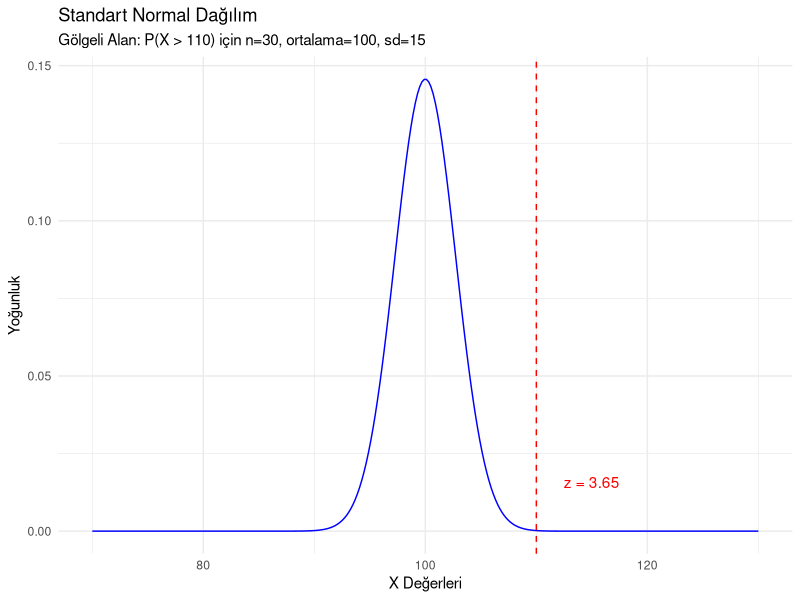
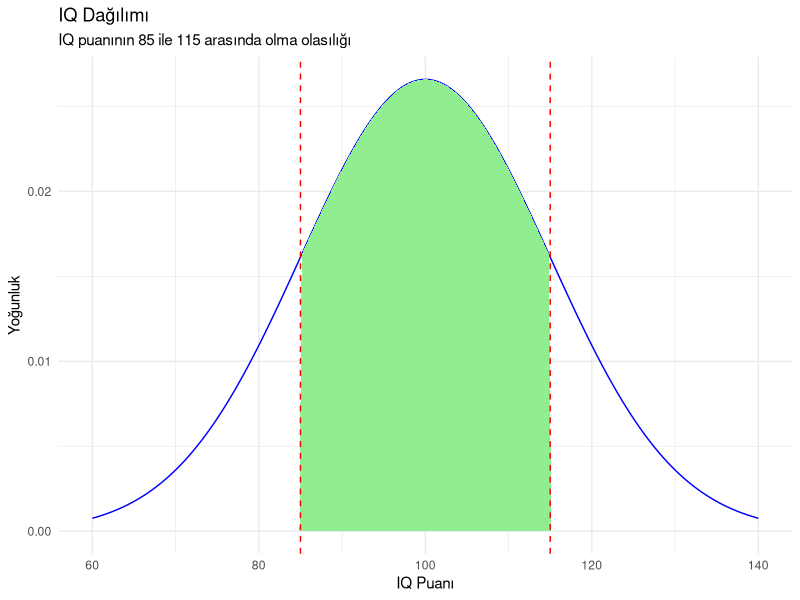

Write R code to recreate these figures, in order.
## ---- chunk 1
# Sahte IQ puanları oluşturalım
set.seed(178) # Rastgele sayı üretimini sabitle
IQ <- rnorm(n=1000, mean=100, sd=15) # 1000 IQ puanı üret (ortalama=100, sd=15)
IQ <- round(IQ) # IQ puanlarını tam sayıya yuvarla

# Nokta Tahmini (Point Estimation)
mean_est <- mean(IQ) # Ortalama IQ puanı
sd_est <- sd(IQ) # IQ puanlarının standart sapması

# Bir öğrencinin IQ puanının 89 veya daha düşük olma olasılığını hesapla
prob <- pnorm(89, mean=mean_est, sd=sd_est)

# Sonucu yazdır
print(paste("Bir öğrencinin IQ puanının 89 veya daha düşük olma olasılığı:", round(prob, 4)))

## ---- chunk 2
# 100 ortalama ve 15 standart sapma ile normal dağılımdan 30 veri noktası oluştur
veri <- rnorm(n = 30, mean = 100, sd = 15)

# Örneklem ortalamasını ve standart sapmasını hesapla
x_bar <- mean(veri) # Örneklem ortalaması
s <- sd(veri)       # Örneklem standart sapması

# 110 değeri için z-skorunu hesapla
z <- (110 - x_bar) / (s / sqrt(length(veri)))

# Örneklem ortalamasının 110'dan küçük olma olasılığını hesapla
olasilik <- pnorm(z)

# Sonucu yazdır
print(paste("Örneklem ortalamasının 110'dan küçük olma olasılığı:", olasilik, 4))

## ---- chunk 3
# Parametreleri tanımla
mean <- 100  # Ortalama
sd <- 15     # Standart sapma
n <- 30      # Örneklem büyüklüğü
value <- 110 # Kontrol edilecek değer

# Z-skorunu hesapla
z <- (value - mean) / (sd / sqrt(n))

# Standart normal rastgele bir değişkenin z'den büyük olma olasılığını hesapla
prob <- 1 - pnorm(z)

# Sonucu yazdır
print(paste("Standart normal bir rastgele değişkenin", z, "değerinden büyük olma olasılığı:", prob))
## ---- chunk 4
# Gerekli kütüphaneyi yükle
if(!require(ggplot2)) install.packages("ggplot2", dependencies=TRUE)
library(ggplot2)

# Parametreleri tanımla
mean <- 100  # Ortalama
sd <- 15     # Standart sapma
n <- 30      # Örneklem büyüklüğü
value <- 110 # Kontrol edilecek değer

# Z-skorunu hesapla
z <- (value - mean) / (sd / sqrt(n))

# Grafik için veri oluştur
x <- seq(70, 130, length.out=300)  # X ekseni değerleri
y <- dnorm(x, mean=mean, sd=sd/sqrt(n))  # Yoğunluk fonksiyonu

# Grafiği oluştur
ggplot(data=NULL, aes(x=x)) +
  geom_line(aes(y=y), color="blue") +  # Normal dağılım eğrisi
  geom_area(aes(y=ifelse(x >= value, y, 0)), fill="orange") +  # 110'dan büyük olasılık için gölgeli alan
  geom_vline(xintercept=value, linetype="dashed", color="red") +  # x = 110 çizgisi
  labs(
    title="Standart Normal Dağılım",
    subtitle=sprintf("Gölgeli Alan: P(X > %s) için n=%s, ortalama=%s, sd=%s", value, n, mean, sd),
    x="X Değerleri",
    y="Yoğunluk"
  ) +
  theme_minimal() +
  annotate("text", x=value+5, y=0.01, label=sprintf("z = %.2f", z), vjust=-1, color="red")  # Z-skorunu etikete ekle

# Z-skorunu ve 110'dan büyük olma olasılığını yazdır
cat("Z-Skoru:", z, "\n")
prob <- 1 - pnorm(z)  # Z-skorunu kullanarak 110'dan büyük olma olasılığı
cat("Örneklem ortalamasının 110'dan büyük olma olasılığı:", prob, "\n")

## ---- chunk 5
# Aralık Tahmini
alpha <- 0.05 # %95 güven aralığı için anlamlılık seviyesi
error <- qnorm(1 - alpha/2) * sd_est / sqrt(length(IQ)) # Hata payı

lower_bound <- mean_est - error # Güven aralığının alt sınırı
upper_bound <- mean_est + error # Güven aralığının üst sınırı

# Sonuçları yazdır
print(paste("%95 Güven Aralığı için Ortalama IQ: (", lower_bound, ",", upper_bound, ")"))
## ---- chunk 6
# 89 için olasılık
having_89 <- pnorm(89, mean_est, sd_est)
# 101 için olasılık
having_101 <- pnorm(101, mean_est, sd_est)

# Sonucu yazdır
cat("Rastgele bir seçimin 89 ile 101 arasında olma olasılığı:", having_101 - having_89)

## ---- chunk 7
# Gerekli kütüphaneyi yükle
if(!require(ggplot2)) install.packages("ggplot2", dependencies=TRUE)
library(ggplot2)

# IQ parametrelerini tanımla
mean_IQ <- 100  # Ortalama IQ
sd_IQ <- 15     # Standart sapma

# Aralık için IQ sınırlarını tanımla
lower_bound <- 85  # Alt sınır
upper_bound <- 115  # Üst sınır

# Sınırlar için z-skorlarını hesapla
z_lower <- (lower_bound - mean_IQ) / sd_IQ  # Alt sınır z-skoru
z_upper <- (upper_bound - mean_IQ) / sd_IQ  # Üst sınır z-skoru

# Olasılıkları hesapla
prob_lower <- pnorm(z_lower)  # P(X < 85)
prob_upper <- pnorm(z_upper)  # P(X < 115)
prob_interval <- prob_upper - prob_lower  # P(85 < X < 115)

# Grafik için veri oluştur
x <- seq(60, 140, length.out=300)  # X ekseni için aralık
y <- dnorm(x, mean=mean_IQ, sd=sd_IQ)  # Normal dağılım yoğunluk fonksiyonu

# Grafiği oluştur
ggplot(data=NULL, aes(x=x)) +
  geom_line(aes(y=y), color="blue") +  # Normal dağılım eğrisi
  geom_area(aes(y=ifelse(x >= lower_bound & x <= upper_bound, y, 0)), fill="lightgreen") +  # Aralık için gölgeli alan
  geom_vline(xintercept=lower_bound, linetype="dashed", color="red") +  # Alt sınır çizgisi
  geom_vline(xintercept=upper_bound, linetype="dashed", color="red") +  # Üst sınır çizgisi
  labs(
    title="IQ Dağılımı",
    subtitle=sprintf("IQ puanının %s ile %s arasında olma olasılığı", lower_bound, upper_bound),
    x="IQ Puanı",
    y="Yoğunluk"
  ) +
  theme_minimal()

# Olasılık sonucunu yazdır
cat(sprintf("Rastgele seçilen bir öğrencinin IQ puanının %s ile %s arasında olma olasılığı yaklaşık %.4f", 
            lower_bound, upper_bound, prob_interval))

